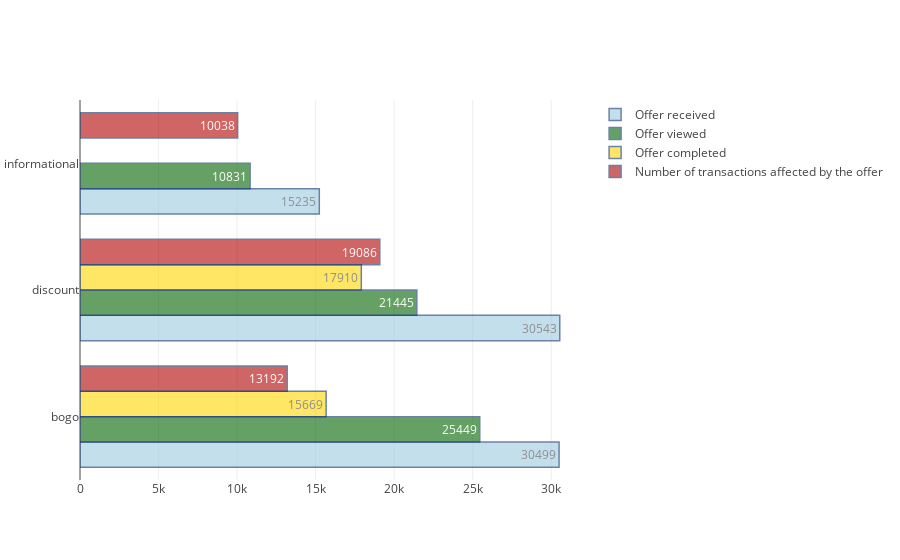

This figure's notebook cell:
### Markdown cell above
**65%** of purchase inflows generated by transactions **not** related to any offer. Bogo and discount are giving relatively similar figures: 13.33 and 14.06% respectively. Informational is at most 7.08%.

### Code cell
#plotting distribution of offers and the affected transactions  
y = df [df ['event'] =='offer received'].offer_type.value_counts().index.sort_values() #offer types

x1 = df [df ['event'] =='offer received'].offer_type.value_counts().sort_index()
x2= df [df ['event'] =='offer viewed'].offer_type.value_counts().sort_index()
x3= df [df ['event'] =='offer completed'].offer_type.value_counts().sort_index()
x4= trans_affect.offer_type.value_counts().sort_index()

off_rec = go.Bar(
    x=x1,
    y=y,
    text= x1,
    name = 'Offer received',
    textposition = 'auto',
    marker=dict(
        color='rgb(158,202,225)',
        line=dict(
            color='rgb(8,48,107)',
            width=1.5),
        ),
    opacity=0.6, orientation = 'h'
)
off_view = go.Bar(
    x=x2,
    y=y,
    text=x2,
    name = 'Offer viewed',
    textposition = 'auto',
    marker=dict(
        color='rgb(0,100,0)',
        line=dict(
            color='rgb(8,48,107)',
            width=1.5),
        ),
    opacity=0.6, orientation = 'h'
)
off_compl = go.Bar(
    x=x3,
    y=y,
    text=x3,
    name = 'Offer completed',
    textposition = 'auto',
    marker=dict(
        color='rgb(255,215,0)',
        line=dict(
            color='rgb(8,48,107)',
            width=1.5),
        ),
    opacity=0.6, orientation = 'h'
)
trans = go.Bar(
    x=x4,
    y=y,
    text=x4,
    name = 'Number of transactions affected by the offer',
    textposition = 'auto',
    marker=dict(
        color='rgb(178, 0, 0)',
        line=dict(
            color='rgb(8,48,107)',
            width=1.5),
        ),
    opacity=0.6, orientation = 'h'
)
data = [off_rec, off_view, off_compl, trans]
py.iplot(data, filename='grouped-bar-direct-labels')

### Figure 1 — Plotly figure (JSON) as saved in the notebook; plotly's stock layout.template omitted (floating-point values rounded to 4 significant figures)
{"data": [{"marker": {"color": "rgb(158,202,225)", "line": {"color": "rgb(8,48,107)", "width": 1.5}}, "name": "Offer received", "opacity": 0.6, "orientation": "h", "text": [30499, 30543, 15235], "textposition": "auto", "type": "bar", "uid": "0f727821-0e0f-4e17-8817-274ff556e889", "x": [30499, 30543, 15235], "y": ["bogo", "discount", "informational"]}, {"marker": {"color": "rgb(0,100,0)", "line": {"color": "rgb(8,48,107)", "width": 1.5}}, "name": "Offer viewed", "opacity": 0.6, "orientation": "h", "text": [25449, 21445, 10831], "textposition": "auto", "type": "bar", "uid": "e3802378-ef7e-4235-a40b-cfbd5d3bb58b", "x": [25449, 21445, 10831], "y": ["bogo", "discount", "informational"]}, {"marker": {"color": "rgb(255,215,0)", "line": {"color": "rgb(8,48,107)", "width": 1.5}}, "name": "Offer completed", "opacity": 0.6, "orientation": "h", "text": [15669, 17910], "textposition": "auto", "type": "bar", "uid": "ac4ced72-0b6b-4cd2-bdf1-43ab46623226", "x": [15669, 17910], "y": ["bogo", "discount", "informational"]}, {"marker": {"color": "rgb(178, 0, 0)", "line": {"color": "rgb(8,48,107)", "width": 1.5}}, "name": "Number of transactions affected by the offer", "opacity": 0.6, "orientation": "h", "text": [13192, 19086, 10038], "textposition": "auto", "type": "bar", "uid": "24087849-486e-4ffc-adba-7477408e9e5a", "x": [13192, 19086, 10038], "y": ["bogo", "discount", "informational"]}], "layout": {}}
